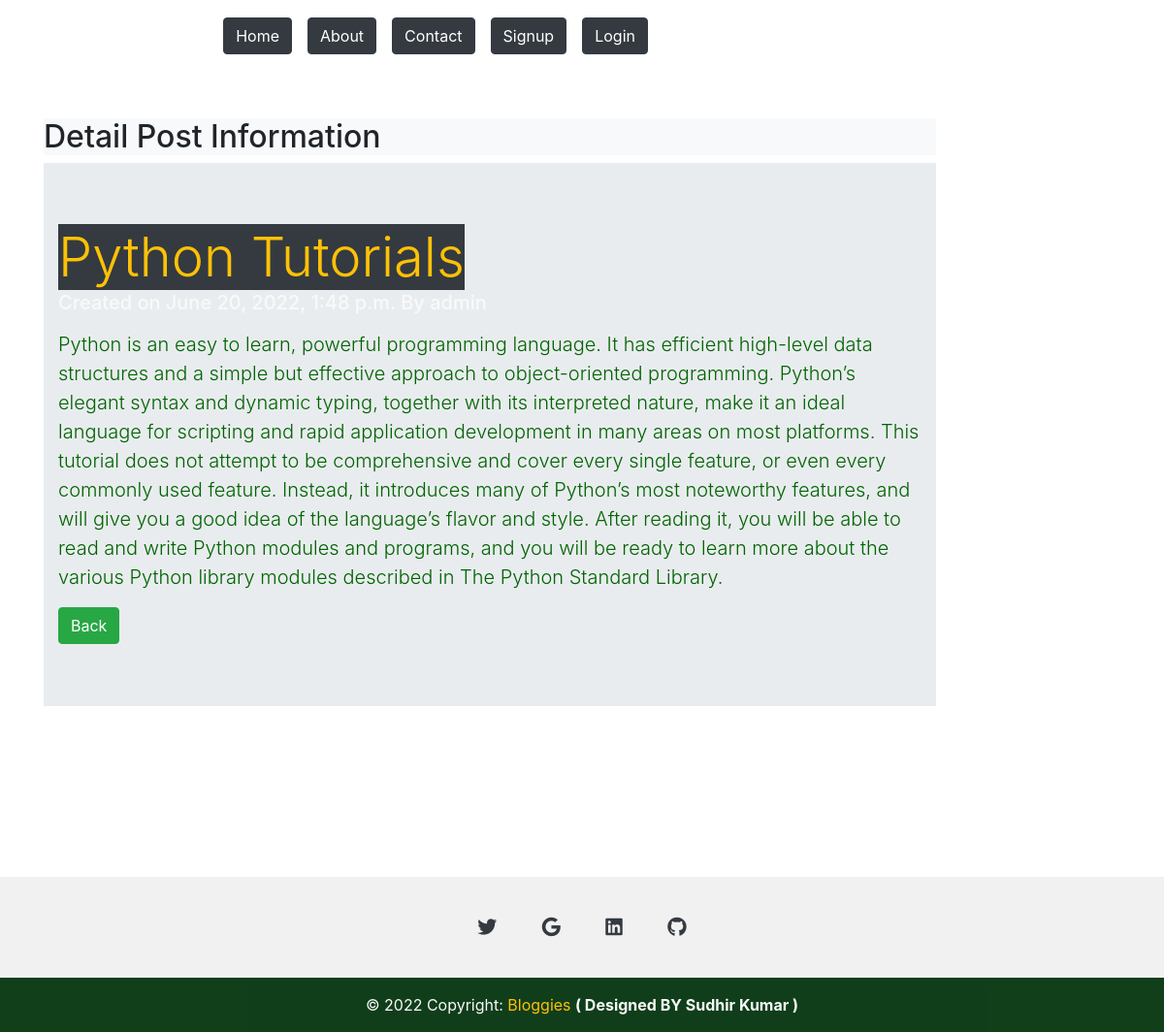
/postdetail/2/, run on the app's committed database.
### app/models.py (models this page shows)
class Post(models.Model):
    title = models.CharField(max_length=200)
    desc = models.TextField()
    create = models.DateTimeField(auto_now_add=True)
    update = models.DateTimeField(auto_now=True)
    author = models.ForeignKey(User, on_delete=models.CASCADE)

### app/views.py (the view)
# urls.py: path('postdetail/<int:id>/', views.post_detail, name='post_detail'),
def post_detail(request,id):
    post=Post.objects.get(pk=id)
    return render(request,'app/detail.html',{'post':post})

### app/templates/app/detail.html
{% extends 'app/base.html' %}
{% load static %}
{% block content %}
<div class="col-sm-10 my-5">
    <h2 class="bg-light">Detail Post Information</h2>
    <div class="jumbotron jumbotron-fluid">
        <div class="container">
          <h1 class="display-4 mb-3"><span class="bg-dark text-warning">{{post.title}} <h5 class="text-light">Created on {{post.create}} By {{post.author}}</h5 ></span></h1>
          <p class="lead">{{post.desc}}</p>
          <a href="/" class="btn btn-success">Back</a>
        </div>
      </div>
</div>
{% endblock %}

### app/static/app/css/style.css (style rules this page uses)
body { background-image: url(https://images.unsplash.com/photo-1498050108023-c5249f4df085?ixlib=rb-1.2.1&ixid=MnwxMjA3fDB8MHxwaG90by1wYWdlfHx8fGVufDB8fHx8&auto=format&fit=crop&w=872&q=80); background-repeat: no-repeat; background-size:100% 100%; background-attachment: fixed; }
p { color:darkgreen; }

### data on the page
Post: title "Python Tutorials", desc "Python is an easy to learn, powerful programming language. It has efficient high-level data structures and a simple but effective approach to object-oriented programming. Python’s elegant syntax and dynamic typing, together with its interpreted nature, make it an ideal language for scripting and rapid application development in many areas on most platforms. This tutorial does not attempt to be comprehensive and cover every single feature, or even every commonly used feature. Instead, it introduces many of Python’s most noteworthy features, and will give you a good idea of the language’s flavor and style. After reading it, you will be able to read and write Python modules and programs, and…"
